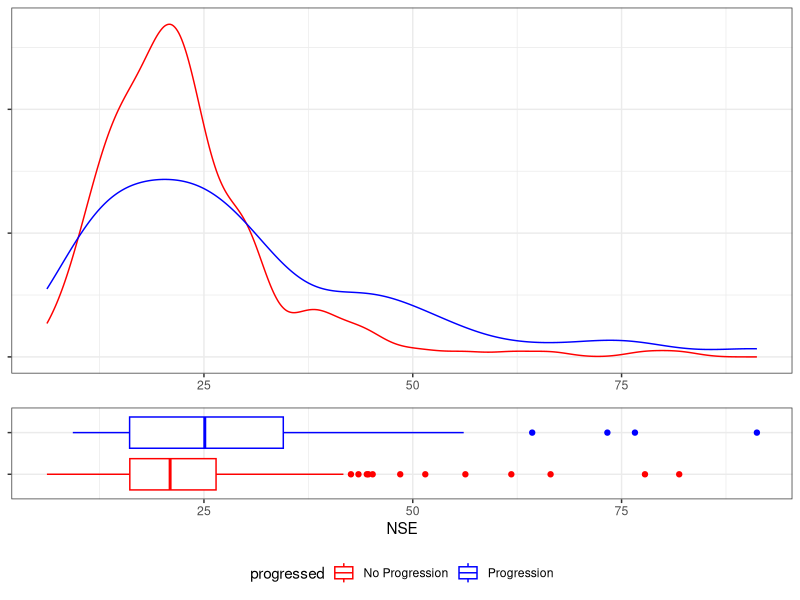
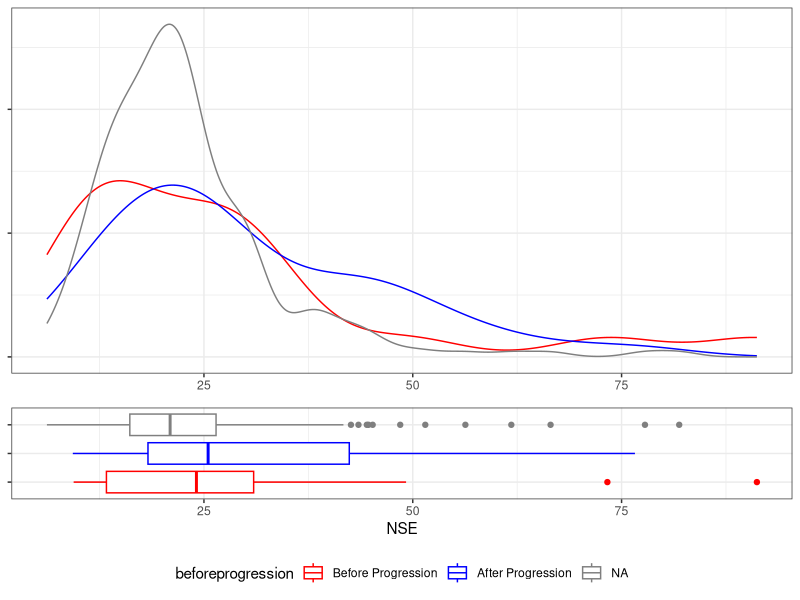
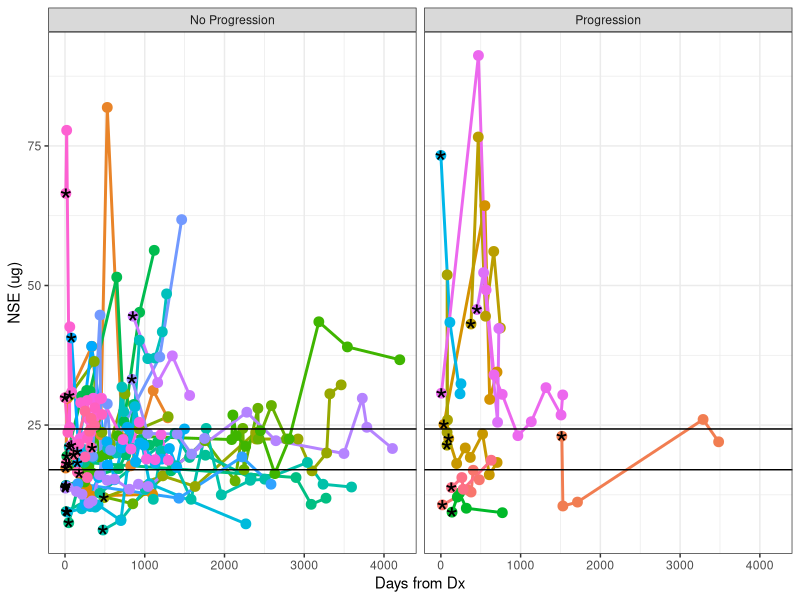
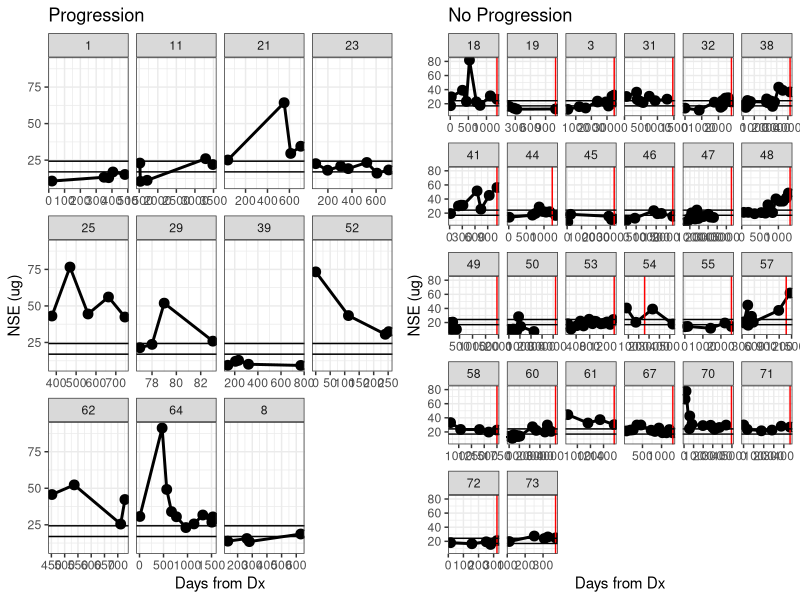
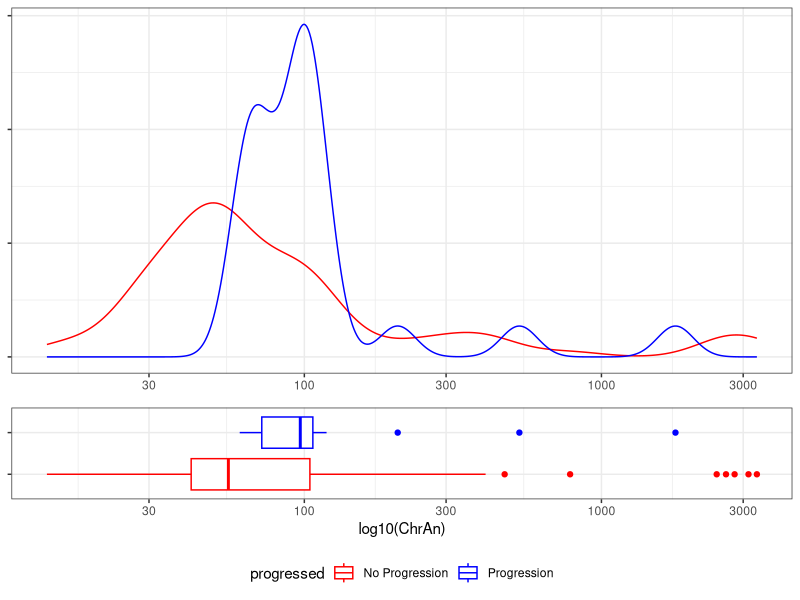
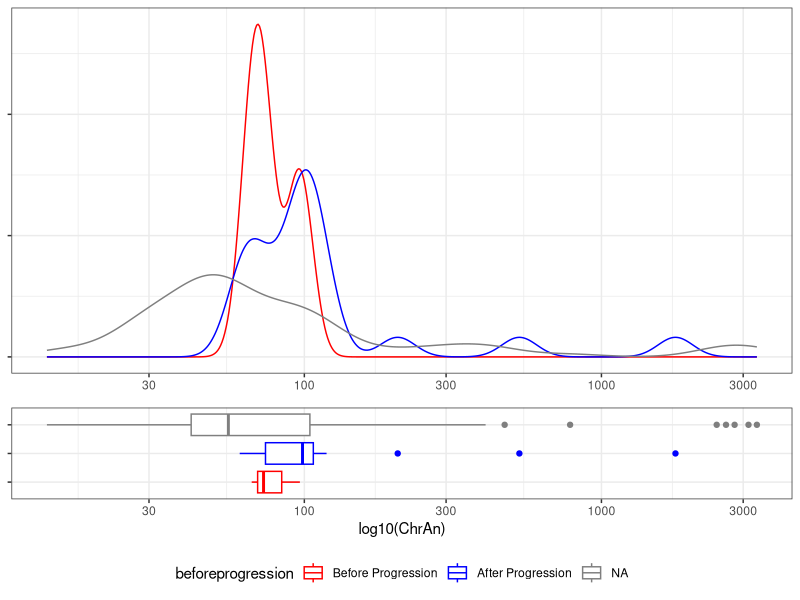

Generate these figures, in order, with R:
## ---- chunk 1
library(ggplot2)
library(reshape)
library(plyr)
library(RColorBrewer)
library(knitr)
library(xtable)
library(gridExtra)

options(xtable.type="html", xtable.caption.placement="top", xtable.include.row.names=FALSE)
opts_chunk$set(comment=NA, echo=FALSE, warning=FALSE, message=FALSE, error=FALSE, fig.width=10, fig.height=5)

## ---- chunk 2

data <- read.csv("data/2014-06-03_NSE_ChrA_all.csv",
                 colClasses=c("factor", "character", "numeric", "numeric", "numeric"))

metadata <- read.csv("data/2014-06-03_MCC_Dx_Px_dates.csv")

metadata.cols <- c("id", "mccdxdat", "progfree", "firstprg")
metadata.use <- metadata[, metadata.cols]
metadata.use[metadata.use == ""] <- NA

data.merge <- merge(data, metadata.use, by.x="PtNum", by.y="id")

data.merge <- transform(data.merge,
                        Date=as.Date(Date, format="%m/%d/%Y"),
                        mccdxdat=as.Date(mccdxdat, format="%m/%d/%Y"),
                        progfree=as.Date(progfree, format="%m/%d/%Y"),
                        firstprg=as.Date(firstprg, format="%m/%d/%Y"))

data.merge <- transform(data.merge,
                        mccdxday=0,
                        DateDays=difftime(Date, mccdxdat, units="days"),
                        progfreedays=difftime(progfree, mccdxdat, units="days"),
                        DateWeeks=difftime(Date, mccdxdat, units="weeks"),
                        progfreeweeks=difftime(progfree, mccdxdat, units="weeks"),
                        progressed=factor(is.na(firstprg),
                                           levels=c(TRUE, FALSE),
                                           labels=c("No Progression", "Progression"),
                                           ordered=TRUE),
                        beforeprogression=factor(Date <= firstprg, 
                                                 levels=c(TRUE, FALSE),
                                                 labels=c("Before Progression", "After Progression"),
                                                 ordered=TRUE))

# head(data.merge[, c("beforeprogression", "progressed", "progfree", "firstprg")])

## ---- chunk 3
nse.cutpoints <- data.frame(y=c(17, 24.3))

pointspersample <- ddply(data.merge, .(PtNum), nrow)
samples.keep <- subset(pointspersample, V1 > 3)$PtNum
# samples.keep <- c(18, 31, 38, 53, 64, 8)

plot.data <- subset(data.merge, !is.na(NSE) & as.numeric(DateDays) >= 0 & PtNum %in% samples.keep)

p1 <- ggplot(plot.data, aes(x=NSE, group=progressed, color=progressed))
p1 <-p1 + geom_density()
p1 <- p1 + scale_color_manual(values=c("red", "blue"))
p1 <- p1 + theme_bw()
p1 <- p1 + theme(axis.text.y=element_blank(), axis.title.y=element_blank(),
                 axis.title.x=element_blank(), legend.position="none")

p2 <- ggplot(plot.data, aes(y=NSE, x=progressed, color=progressed))
p2 <-p2 + geom_boxplot()
p2 <- p2 + scale_color_manual(values=c("red", "blue"))
p2 <- p2 + coord_flip()

p2 <- p2 + theme_bw()
p2 <- p2 + theme(axis.text.y=element_blank(), axis.title.y=element_blank(), legend.position="bottom")

grid.arrange(p1, p2, nrow=2, heights = unit(c(2,1), "null"))
## ---- chunk 4
nse.cutpoints <- data.frame(y=c(17, 24.3))

pointspersample <- ddply(data.merge, .(PtNum), nrow)
samples.keep <- subset(pointspersample, V1 > 3)$PtNum
# samples.keep <- c(18, 31, 38, 53, 64, 8)

plot.data <- subset(data.merge, !is.na(NSE) & as.numeric(DateDays) >= 0 & PtNum %in% samples.keep)

p1 <- ggplot(plot.data, aes(x=NSE, group=beforeprogression, color=beforeprogression))
p1 <-p1 + geom_density()
p1 <- p1 + scale_color_manual(values=c("red", "blue"))
p1 <- p1 + theme_bw()
p1 <- p1 + theme(axis.text.y=element_blank(), axis.title.y=element_blank(),
                 axis.title.x=element_blank(), legend.position="none")

p2 <- ggplot(plot.data, aes(y=NSE, x=beforeprogression, color=beforeprogression))
p2 <-p2 + geom_boxplot()
p2 <- p2 + scale_color_manual(values=c("red", "blue"))
p2 <- p2 + coord_flip()

p2 <- p2 + theme_bw()
p2 <- p2 + theme(axis.text.y=element_blank(), axis.title.y=element_blank(), legend.position="bottom")

grid.arrange(p1, p2, nrow=2, heights = unit(c(2,1), "null"))
## ---- chunk 5

nse.cutpoints <- data.frame(y=c(17, 24.3))

pointspersample <- ddply(data.merge, .(PtNum), nrow)
samples.keep <- subset(pointspersample, V1 > 3)$PtNum
# samples.keep <- c(18, 31, 38, 53, 64, 8)

plot.data <- subset(data.merge, !is.na(NSE) & as.numeric(DateDays) >= 0 & PtNum %in% samples.keep)

p <- ggplot(plot.data, aes(x=as.numeric(DateDays), y=NSE, group=PtNum))
p <- p + geom_line(aes(color=PtNum), size=1)
p <- p + geom_point(aes(color=PtNum), size=3)
# p <- p + facet_wrap(~ PtNum)

# Get the first point to highlight
min.plot.data <- ddply(plot.data, .(PtNum), function(x) x[which(min(x$Date) == x$Date), ])
p <- p + geom_point(data=min.plot.data, aes(x=as.numeric(DateDays), y=NSE, group=PtNum), shape="*", size=8)

# Draw cutpoints
p <- p + geom_hline(data=nse.cutpoints, aes(yintercept=y))

p <- p + facet_grid(~ progressed)

p <- p + labs(x="Days from Dx", y="NSE (ug)")
p <- p + theme_bw()
p <- p + theme(legend.position="none")
print(p)
## ---- chunk 6

plot.nse <- function(plot.data, nsecutpoints, title=NA, ...) {
p <- ggplot(plot.data, aes(x=as.numeric(DateDays), y=NSE, group=PtNum))
p <- p + geom_line(size=1)
p <- p + geom_point( size=3)

# mark the date of progression, if it exists
prog.data <- unique(subset(plot.data, !is.na(progfreedays))[, c("PtNum", "progfreedays")])
p <- p + geom_vline(data=prog.data, aes(xintercept=as.numeric(progfreedays)), color="red")
# p <- p + geom_point(data=min.plot.data, aes(x=as.numeric(DateDays), y=NSE, group=PtNum), shape="*", size=8, color="red")

# Draw cutpoints
p <- p + geom_hline(data=nse.cutpoints, aes(yintercept=y))

p <- p + facet_wrap(~ PtNum, scale="free_x")
p <- p + labs(x="Days from Dx", y="NSE (ug)", title=title)

p <- p + theme_bw()
p <- p + theme(legend.position="none")

p

}

## ---- chunk 7
pointspersample <- ddply(data.merge, .(PtNum), nrow)
samples.keep <- subset(pointspersample, V1 > 3)$PtNum
# samples.keep <- c(18, 31, 38, 53, 64, 8)

plot.data <- subset(data.merge, !is.na(NSE) & as.numeric(DateDays) >= 0 & PtNum %in% samples.keep)

p.progressed <- plot.nse(subset(plot.data, progressed == "Progression"), nse.cutpoints, title="Progression")
p.noprogressed <- plot.nse(subset(plot.data, progressed == "No Progression"), nse.cutpoints, title="No Progression")

grid.arrange(p.progressed, p.noprogressed, ncol=2)

# p <- ggplot(plot.data, aes(x=as.numeric(DateDays), y=NSE, group=PtNum))
# p <- p + geom_line(size=1)
# p <- p + geom_point( size=3)
# 
# # mark the date of progression, if it exists
# prog.data <- unique(subset(plot.data, !is.na(progfreedays))[, c("PtNum", "progfreedays")])
# p <- p + geom_vline(data=prog.data, aes(xintercept=as.numeric(progfreedays)), color="red")
# # p <- p + geom_point(data=min.plot.data, aes(x=as.numeric(DateDays), y=NSE, group=PtNum), shape="*", size=8, color="red")
# 
# # Draw cutpoints
# p <- p + geom_hline(data=nse.cutpoints, aes(yintercept=y))
# 
# p <- p + facet_wrap(~ PtNum, scale="free_x")
# p <- p + labs(x="Days from Dx", y="NSE (ug)")
# 
# p <- p + theme_bw()
# p <- p + theme(legend.position="none")
# print(p)
## ---- chunk 8
# Change the ChrA levels to factors
chra.old.cutpoints <- c(0, 25, 53.75, 1000)
chra.new.cutpoints <- c(0, 84.7, 105.65, 1000)

data.merge.chra <- transform(data.merge,
                             ChrAo.cut=cut(ChrAo, breaks=chra.old.cutpoints, 
                                           labels=c("WNL", "above normal", "high"),
                                           ordered_result=TRUE),
                             ChrAn.cut=cut(ChrAn, breaks=chra.new.cutpoints,
                                           labels=c("WNL", "above normal", "high"),
                                           ordered_result=TRUE)
                             )

## ---- chunk 9
tbl <- with(data.merge.chra, table(ChrAo.cut, ChrAn.cut, useNA='always'))

rownames(tbl)[nrow(tbl)] <- "NA"
colnames(tbl)[ncol(tbl)] <- "NA"

xtbl <- xtable(tbl, include.rownames=FALSE)

print(xtbl)

## ---- chunk 10
#pointspersample <- ddply(data.merge, .(PtNum), function (x) sum(!is.na(x$ChrAn)))
# samples.keep <- subset(pointspersample, V1 > 3)$PtNum
# samples.keep <- c(18, 31, 38, 53, 64, 8)
samples.keep <- metadata$id

plot.data <- subset(data.merge, !is.na(ChrAn) & as.numeric(DateDays) >= 0 & PtNum %in% samples.keep)

p1 <- ggplot(plot.data, aes(x=ChrAn, group=progressed, color=progressed))
p1 <-p1 + geom_density()
p1 <- p1 + scale_x_log10()
p1 <- p1 + scale_color_manual(values=c("red", "blue"))
p1 <- p1 + theme_bw()
p1 <- p1 + theme(axis.text.y=element_blank(), axis.title.y=element_blank(),
                 axis.title.x=element_blank(), legend.position="none")

p2 <- ggplot(plot.data, aes(y=ChrAn, x=progressed, color=progressed))
p2 <- p2 + scale_y_log10()
p2 <-p2 + geom_boxplot()
p2 <- p2 + scale_color_manual(values=c("red", "blue"))
p2 <- p2 + coord_flip()

p2 <- p2 + theme_bw()
p2 <- p2 + theme(axis.text.y=element_blank(), axis.title.y=element_blank(), legend.position="bottom")
p2 <- p2 + labs(y="log10(ChrAn)")

grid.arrange(p1, p2, nrow=2, heights = unit(c(2,1), "null"))
## ---- chunk 11
tbl <- ddply(data.merge, .(beforeprogression, progressed), function(x) median(x$ChrAn, na.rm=TRUE))
colnames(tbl) <- c("Before or After", "Progressed", "ChrAn")
tbl <- tbl[1:3, ]
xtbl <- xtable(tbl)
print(xtbl)
## ---- chunk 12
#pointspersample <- ddply(data.merge, .(PtNum), function (x) sum(!is.na(x$ChrAn)))
# samples.keep <- subset(pointspersample, V1 > 3)$PtNum
# samples.keep <- c(18, 31, 38, 53, 64, 8)
samples.keep <- metadata$id

plot.data <- subset(data.merge, !is.na(ChrAn) & as.numeric(DateDays) >= 0 & PtNum %in% samples.keep)

p1 <- ggplot(plot.data, aes(x=ChrAn, group=beforeprogression, color=beforeprogression))
p1 <-p1 + geom_density()
p1 <- p1 + scale_x_log10()
p1 <- p1 + scale_color_manual(values=c("red", "blue"))
p1 <- p1 + theme_bw()
p1 <- p1 + theme(axis.text.y=element_blank(), axis.title.y=element_blank(),
                 axis.title.x=element_blank(), legend.position="none")

p2 <- ggplot(plot.data, aes(y=ChrAn, x=beforeprogression, color=beforeprogression))
p2 <- p2 + scale_y_log10()
p2 <-p2 + geom_boxplot()
p2 <- p2 + scale_color_manual(values=c("red", "blue"))
p2 <- p2 + coord_flip()

p2 <- p2 + theme_bw()
p2 <- p2 + theme(axis.text.y=element_blank(), axis.title.y=element_blank(), legend.position="bottom")
p2 <- p2 + labs(y="log10(ChrAn)")

grid.arrange(p1, p2, nrow=2, heights = unit(c(2,1), "null"))
